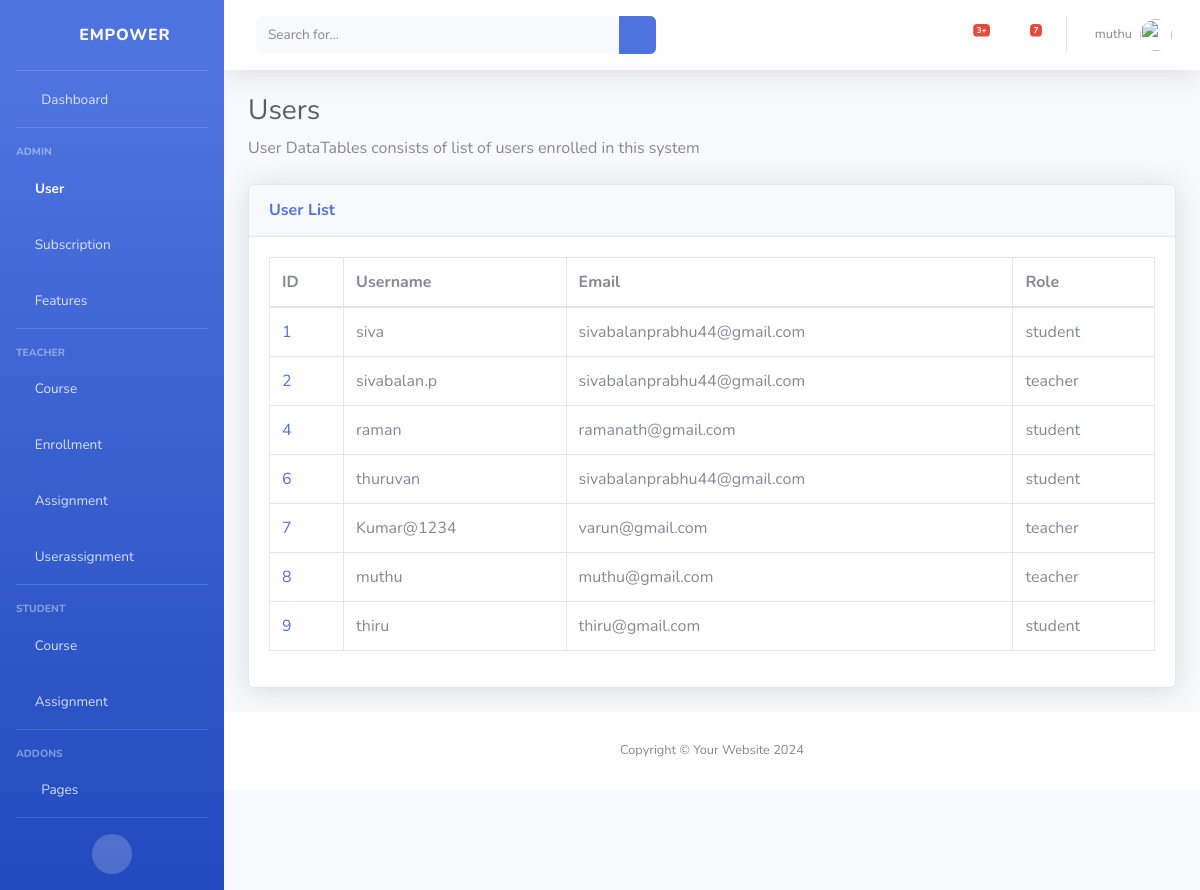
/users/ (signed in), run on an earlier commit of the app's database.
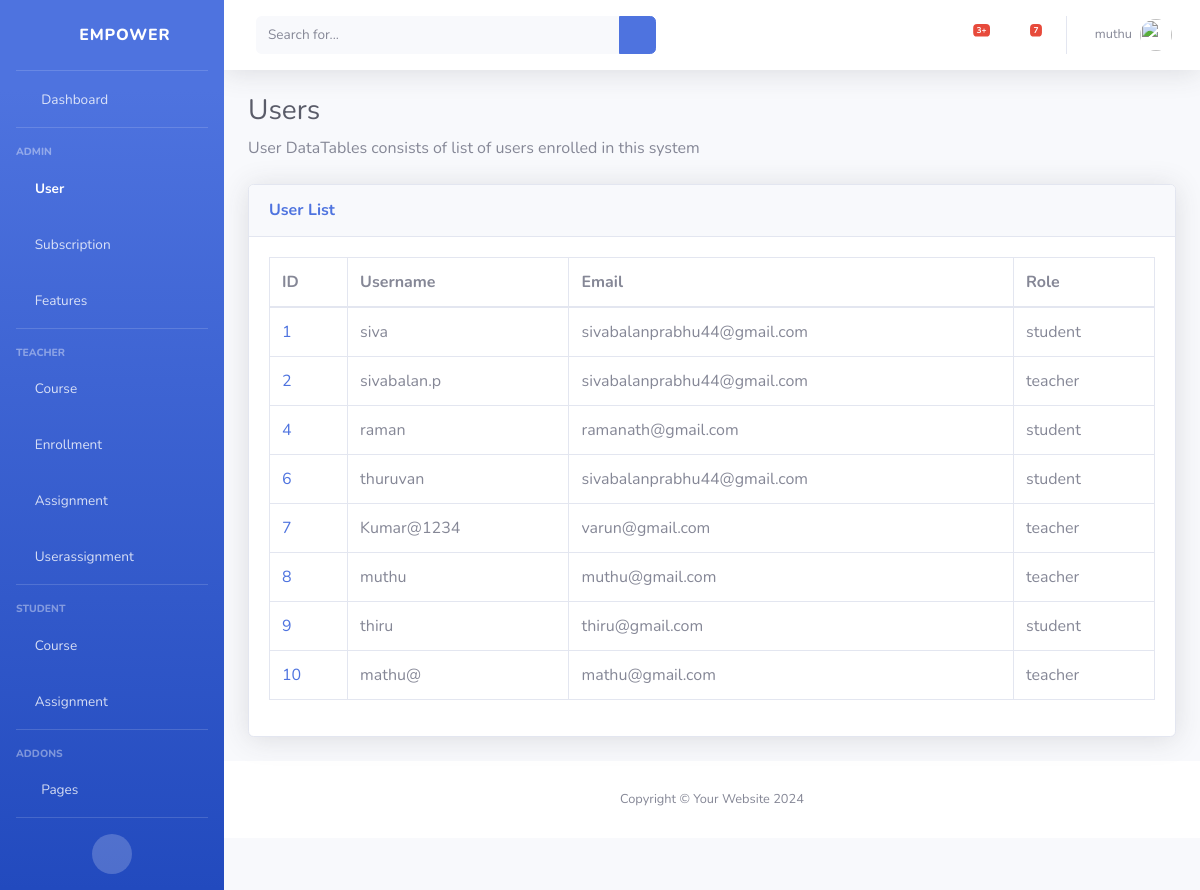
And on a later commit of the database.
### classRoom/models.py (models this page shows)
class User(models.Model):
    TEACHER = 'teacher'
    STUDENT = 'student'
    ROLE_CHOICES = [
        (TEACHER, 'Teacher'),
        (STUDENT, 'Student'),
    ]
    user = models.OneToOneField(AuthUser, on_delete=models.CASCADE)
    role = models.CharField(max_length=50, choices=ROLE_CHOICES)

### classRoom/views.py (the view)
# urls.py: path('users/', view_users, name="view_users"),
@login_required
def view_users(request):
    users = User.objects.all()
    return render(request, 'users/view_users.html', {'users': users})

### classRoom/templates/users/view_users.html
{% extends 'base.html' %}
{% block content %}
    {% load static %}
    <h1 class="h3 mb-2 text-gray-800">Users</h1>
    <p class="mb-4">User DataTables consists of list of users enrolled in this system</p>
    <div class="card shadow mb-4">
        <div class="card-header py-3">
            <h6 class="m-0 font-weight-bold text-primary">User List</h6>
        </div>
        <div class="card-body">
            <div class="table-responsive">
                <table class="table table-bordered" id="dataTable" width="100%" cellspacing="0">
                    <thead>
                        <tr>
                            <th>ID</th>
                            <th>Username</th>
                            <th>Email</th>
                            <th>Role</th>
                        </tr>
                    </thead>
                    <tbody>
                        {% for user in users %}
                            <tr>
                                <td><a href="{% url 'view_user' user.user_id %}">{{ user.user_id }}</a></td>
                                <td>{{ user.user.username }}</td>
                                <td>{{ user.user.email }}</td>
                                <td>{{ user.role }}</td>
                            </tr>
                        {% endfor %}
                    </tbody>
                </table>
            </div>
        </div>
    </div>
{% endblock %}

What changed in the data, as far as the page shows it:
added User: user_id "10", user.username "mathu@", user.email "mathu@gmail.com", role "teacher"
